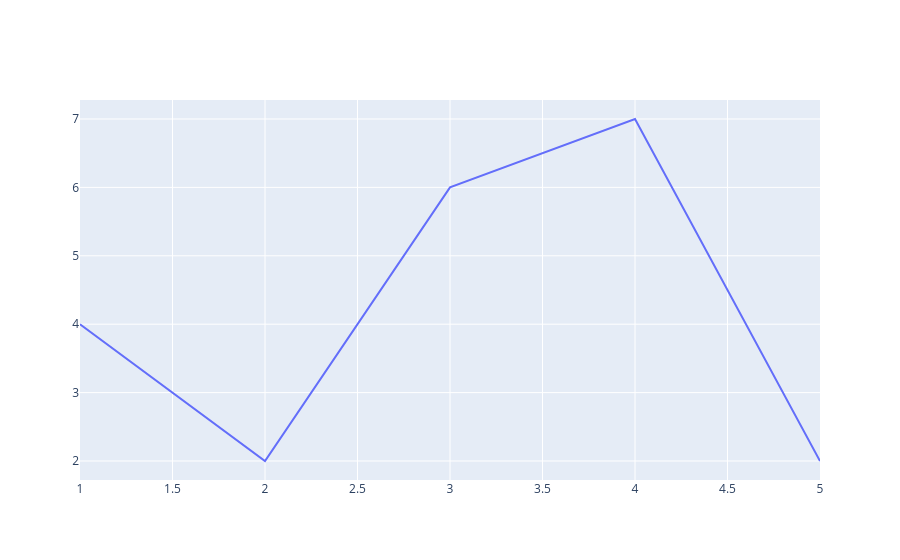

Notebook code cell kept with this figure:
### Code cell
fig = go.Figure()
fig.add_trace(go.Scatter(x=[1,2,3,4,5],y=[4,2,6,7,2], mode='lines'))

### Figure 1 — Plotly figure (JSON) as saved in the notebook; plotly's stock layout.template omitted (floating-point values rounded to 4 significant figures)
{"data": [{"mode": "lines", "type": "scatter", "x": [1, 2, 3, 4, 5], "y": [4, 2, 6, 7, 2]}], "layout": {}}
